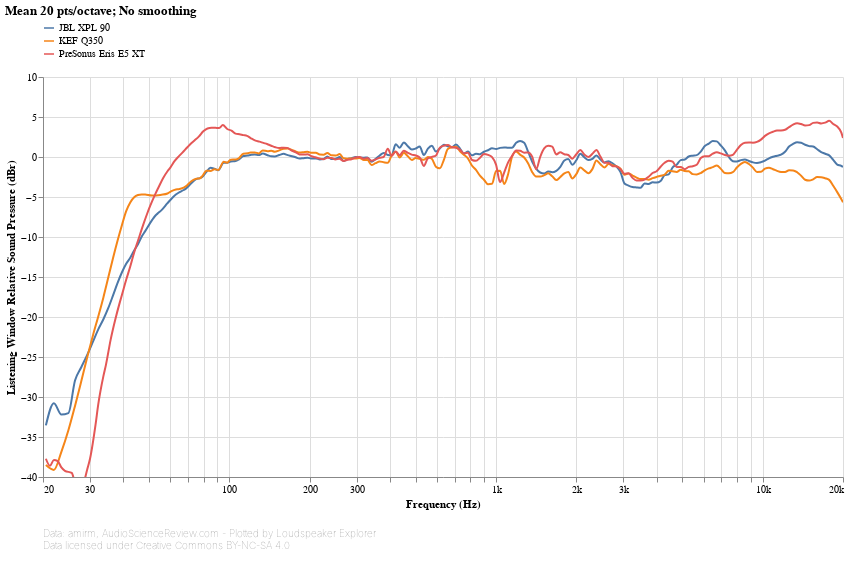

Notebook source saved alongside this figure:
### Markdown cell above
## Listening Window response

### Code cell
#@markdown
standalone_speaker_frequency_response_db_chart(
    ('CEA2034', 'Listening Window'),
    sound_pressure_yaxis(title_prefix='Listening Window'))

### Figure 1 — Vega-Lite specification as saved in the notebook (floating-point values rounded to 4 significant figures; data arrays with more than 128 entries replaced by an {"elided": "..."} marker saying what was removed)
{"config": {"view": {"continuousWidth": 400, "continuousHeight": 300, "opacity": 0}}, "vconcat": [{"layer": [{"mark": {"type": "line", "clip": true, "interpolate": "monotone"}, "encoding": {"opacity": {"condition": {"value": 1, "selection": "selector034"}, "value": 0.2}}, "selection": {"selector034": {"type": "multi", "encodings": ["color"], "bind": "legend"}, "selector036": {"type": "interval", "bind": "scales", "encodings": ["x", "y"]}, "selector037": {"type": "single", "fields": ["speaker"], "bind": {"input": "select", "options": [null, "JBL XPL 90", "KEF Q350", "PreSonus Eris E5 XT"], "labels": ["All", "JBL XPL 90", "KEF Q350", "PreSonus Eris E5 XT"], "name": "Speaker: "}}}, "title": {"text": "Mean 20 pts/octave; No smoothing", "anchor": "start"}}, {"mark": {"type": "circle", "clip": true, "size": 100}, "encoding": {"fillOpacity": {"condition": {"value": 0.3, "selection": "selector035"}, "value": 0}}, "selection": {"selector035": {"type": "single", "on": "mouseover", "clear": "mouseout", "empty": "none", "encodings": ["x", "y"]}}, "title": {"text": "Mean 20 pts/octave; No smoothing", "anchor": "start"}}], "data": {"name": "data-cd25afdbbc07231b47cae7ef97dac55a"}, "encoding": {"color": {"type": "nominal", "field": "speaker", "legend": {"direction": "vertical", "labelLimit": 600, "orient": "top", "symbolType": "stroke"}, "title": null}, "tooltip": [{"type": "nominal", "field": "speaker", "title": "Speaker"}, {"type": "quantitative", "field": "frequency", "format": ".03s", "title": "Frequency (Hz)"}, {"type": "quantitative", "field": "value", "format": ".2f", "title": "Value (dB)"}], "x": {"type": "quantitative", "axis": {"format": "s"}, "field": "frequency", "scale": {"base": 10, "domain": [20, 20000], "nice": false, "type": "log"}, "title": "Frequency (Hz)"}, "y": {"type": "quantitative", "axis": {"grid": true}, "field": "value", "scale": {"domain": [-40, 10]}, "title": ["Listening Window Relative Sound Pressure (dBr)"]}}, "height": 400, "transform": [{"flatten": ["frequency", "value"]}, {"filter": {"selection": "selector037"}}], "width": 800}, {"mark": "text", "height": 1, "title": {"text": ["Data: amirm, AudioScienceReview.com - Plotted by Loudspeaker Explorer", "Data licensed under Creative Commons BY-NC-SA 4.0"], "anchor": "start", "color": "gray", "fontSize": 10, "fontWeight": "lighter"}, "width": 600}], "resolve": {"legend": {"color": "independent"}}, "$schema": "https://vega.github.io/schema/vega-lite/v4.8.1.json", "datasets": {"data-cd25afdbbc07231b47cae7ef97dac55a": [{"speaker": "JBL XPL 90", "frequency": {"elided": "194 float values"}, "value": {"elided": "194 float values"}}, {"speaker": "KEF Q350", "frequency": {"elided": "194 float values"}, "value": {"elided": "194 float values"}}, {"speaker": "PreSonus Eris E5 XT", "frequency": {"elided": "200 float values"}, "value": {"elided": "200 float values"}}]}}
